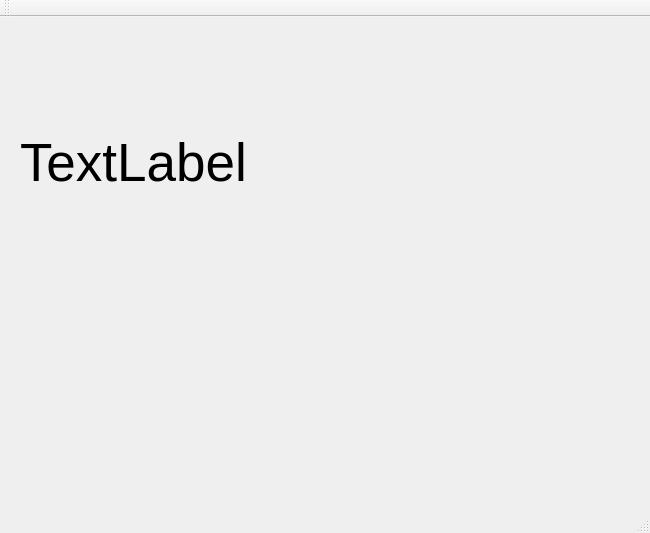
<?xml version="1.0" encoding="UTF-8"?>
<ui version="4.0">
 <class>MainWindow</class>
 <widget class="QMainWindow" name="MainWindow">
  <property name="geometry">
   <rect>
    <x>0</x>
    <y>0</y>
    <width>650</width>
    <height>533</height>
   </rect>
  </property>
  <property name="windowTitle">
   <string>MainWindow</string>
  </property>
  <widget class="QWidget" name="centralWidget">
   <widget class="QLabel" name="label">
    <property name="geometry">
     <rect>
      <x>20</x>
      <y>50</y>
      <width>601</width>
      <height>191</height>
     </rect>
    </property>
    <property name="font">
     <font>
      <pointsize>40</pointsize>
     </font>
    </property>
    <property name="text">
     <string>TextLabel</string>
    </property>
   </widget>
  </widget>
  <widget class="QMenuBar" name="menuBar">
   <property name="geometry">
    <rect>
     <x>0</x>
     <y>0</y>
     <width>650</width>
     <height>22</height>
    </rect>
   </property>
  </widget>
  <widget class="QToolBar" name="mainToolBar">
   <attribute name="toolBarArea">
    <enum>TopToolBarArea</enum>
   </attribute>
   <attribute name="toolBarBreak">
    <bool>false</bool>
   </attribute>
  </widget>
  <widget class="QStatusBar" name="statusBar"/>
 </widget>
 <layoutdefault spacing="6" margin="11"/>
 <resources/>
 <connections/>
</ui>
